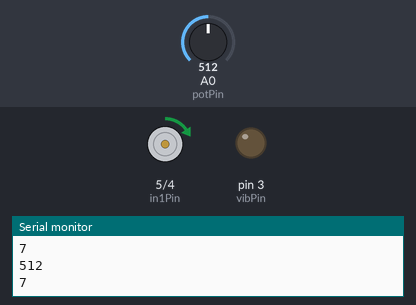
A sketch run on a simulated Arduino Uno, built with avr-gcc and run on an emulated ATmega328P. Shown: motor-driver pin pairs drawn as motors (green arrow = first pin HIGH = forward, orange = second pin HIGH = backward, longer = more drive, scaled by the enable pin), output pins drawn as LEDs (lit = HIGH), the last lines printed to the serial monitor. Dashed ring = blinking. The test bench sets the inputs (shaded band); at power-on: A0 (potPin) = 512.

Above: at 11.3 s.
11.4 s: A0 (potPin) set to 490
At 21.1 s:
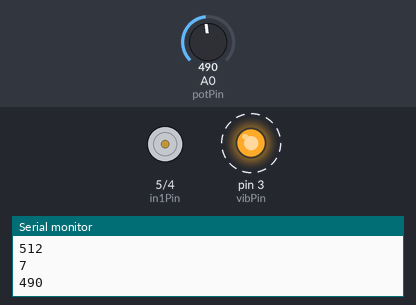
23.0 s: A0 (potPin) set to 306
At 32.5 s:
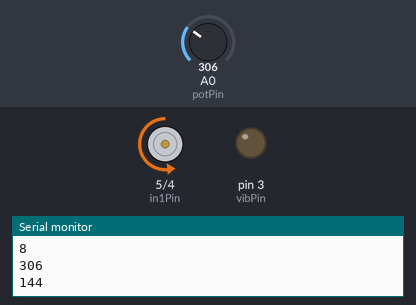
33.5 s: A0 (potPin) set to 0
44.0 s: A0 (potPin) set to 716
At 53.3 s:
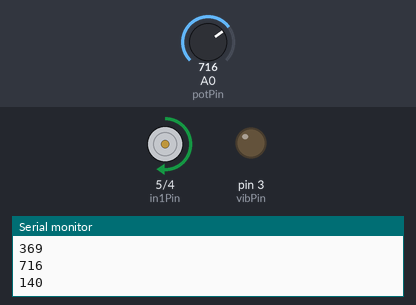
54.5 s: A0 (potPin) set to 1023
65.0 s: A0 (potPin) set to 511
Timing chart, 0 to 75.5 s (numbered marks = the images above; inputs shaded):
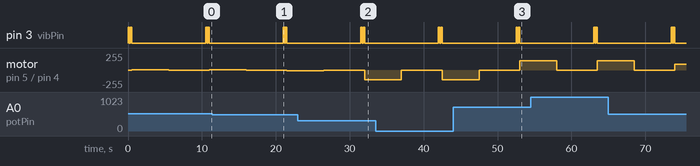

The sketch:

backup.ino
```cpp
/* Pin setup */
int enablePin = 6; //changed from 11
const int in1Pin = 5; //changed from 10
const int in2Pin = 4; //changed from 9
const int switchPin = 7;
const int potPin = 0;
const int vibPin = 3;
int val;

void setup()
{
  pinMode(in1Pin, OUTPUT);
  pinMode(in2Pin, OUTPUT);
  pinMode(enablePin, OUTPUT);
  pinMode(switchPin, INPUT_PULLUP);
  pinMode(vibPin, OUTPUT);
  Serial.begin(9600);
}

void loop()
{
  int speed = analogRead(potPin);
  Serial.println(speed);

    digitalWrite(vibPin, HIGH);
    delay(200);
    digitalWrite(vibPin, LOW);
    delay(100);
    digitalWrite(vibPin, HIGH);
    delay(200);
    digitalWrite(vibPin, LOW);


    if (speed> 500) {
    val = map(speed, 500, 845, 0, 225);
    //setMotor(speed, reverse);
    analogWrite(enablePin, val);
    digitalWrite(in1Pin, 1);
    digitalWrite(in2Pin, 0);
    Serial.println(val);
    delay(5000);
    analogWrite(enablePin, LOW);
    }

    if (speed<= 500){
    val = map(speed, 155, 500, 255, 0);
    //setMotor(speed, reverse);
    analogWrite(enablePin, val);
    digitalWrite(in1Pin, 0);
    digitalWrite(in2Pin, 1);
    Serial.println(val);
    delay(5000);
    analogWrite(enablePin, LOW);
    }
  delay(5000);

}
```
